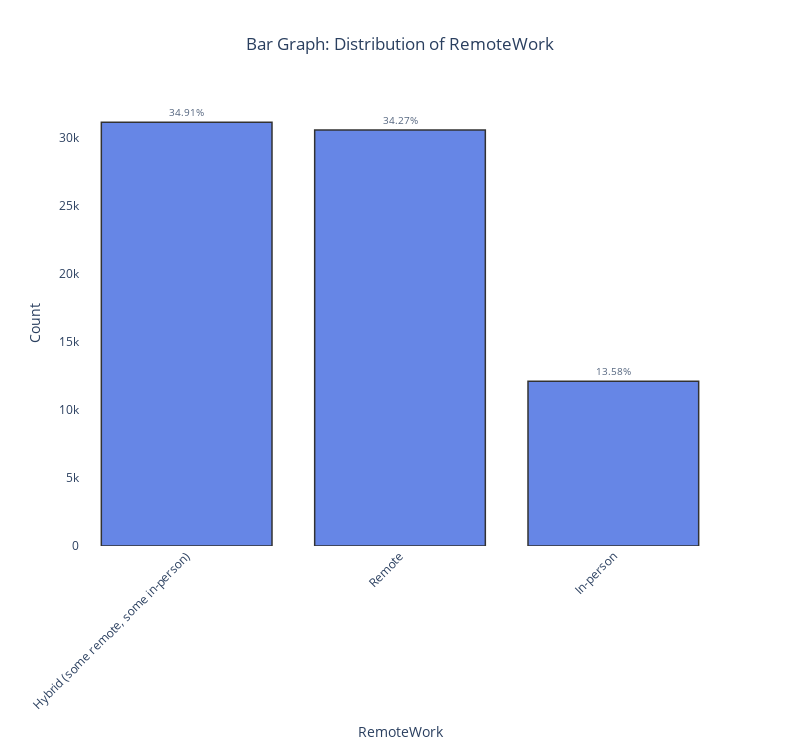

Here is the notebook cell this chart was saved with:
### Code cell
plot_column(df, 'RemoteWork', 800, 750)

### Figure 1 — Plotly figure (JSON) as saved in the notebook; plotly's stock layout.template omitted (floating-point values rounded to 4 significant figures)
{"data": [{"alignmentgroup": "True", "hovertemplate": "RemoteWork=%{x}<br>Count=%{y}<br>text=%{text}<extra></extra>", "legendgroup": "", "marker": {"color": "royalblue", "line": {"color": "black", "width": 1.5}, "pattern": {"shape": ""}}, "name": "", "offsetgroup": "", "opacity": 0.8, "orientation": "v", "showlegend": false, "text": ["34.91%", "34.27%", "13.58%"], "textfont": {"size": 10}, "textposition": "outside", "type": "bar", "x": ["Hybrid (some remote, some in-person)", "Remote", "In-person"], "xaxis": "x", "y": [31131, 30566, 12113], "yaxis": "y"}], "layout": {"barmode": "relative", "height": 750, "legend": {"tracegroupgap": 0}, "plot_bgcolor": "white", "title": {"text": "Bar Graph: Distribution of RemoteWork", "x": 0.5}, "width": 800, "xaxis": {"anchor": "y", "domain": [0, 1], "tickangle": -45, "title": {"text": "RemoteWork"}}, "yaxis": {"anchor": "x", "domain": [0, 1], "title": {"text": "Count"}}}}
